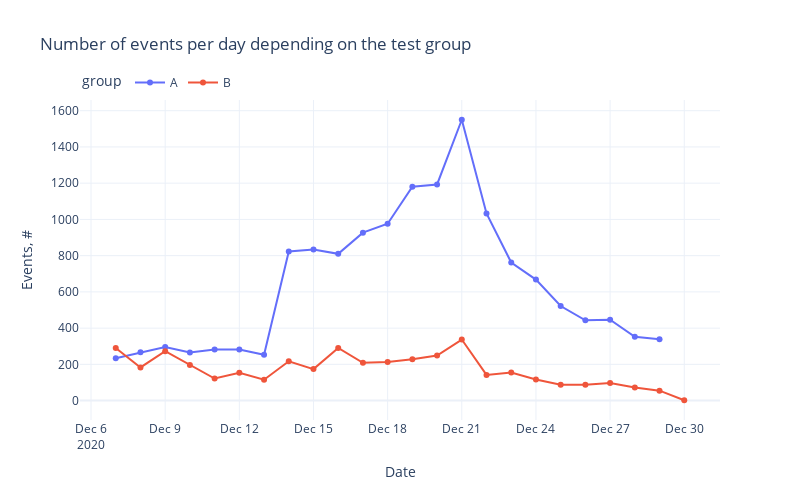

Notebook code cell kept with this figure:
### Markdown cell above
## Исследовательский анализ данных

Посмотрим, какие основные зависимости в данных мы можем найти: как пользователи совершали события, сколько прошло по воронке, 

### Анализ количества событий

Сначала проверим общее количество событий по группам, а потом - на пользователя.

### Code cell
df_temp = (
    pd.pivot_table(
        data=df_summary,
        index=['event_date', 'group'],
        values='event_name',
        aggfunc='count'
    )
    .reset_index()
    .rename_axis('index', axis=1)
    .rename(columns={'event_name': 'event_count'})
)

fig = px.line(
    df_temp,
    x='event_date',
    y='event_count',
    color='group',
    markers=True,
    title='Number of events per day depending on the test group',
    labels=dict(event_date='Date', event_count='Events, #'),
    width=FIG_WIDTH * 100,
    height=FIG_HEIGHT * 100,
    template='plotly_white'
)
fig.update_layout(
    legend=dict(orientation='h', yanchor='top', y=1.1, x=0), hovermode='x unified'
)
fig.show()

### Figure 1 — Plotly figure (JSON) as saved in the notebook; plotly's stock layout.template omitted (floating-point values rounded to 4 significant figures)
{"data": [{"hovertemplate": "group=A<br>Date=%{x}<br>Events, #=%{y}<extra></extra>", "legendgroup": "A", "line": {"color": "#636efa", "dash": "solid"}, "marker": {"symbol": "circle"}, "mode": "markers+lines", "name": "A", "orientation": "v", "showlegend": true, "type": "scatter", "x": ["2020-12-07T00:00:00", "2020-12-08T00:00:00", "2020-12-09T00:00:00", "2020-12-10T00:00:00", "2020-12-11T00:00:00", "2020-12-12T00:00:00", "2020-12-13T00:00:00", "2020-12-14T00:00:00", "2020-12-15T00:00:00", "2020-12-16T00:00:00", "2020-12-17T00:00:00", "2020-12-18T00:00:00", "2020-12-19T00:00:00", "2020-12-20T00:00:00", "2020-12-21T00:00:00", "2020-12-22T00:00:00", "2020-12-23T00:00:00", "2020-12-24T00:00:00", "2020-12-25T00:00:00", "2020-12-26T00:00:00", "2020-12-27T00:00:00", "2020-12-28T00:00:00", "2020-12-29T00:00:00"], "xaxis": "x", "y": [234, 267, 296, 265, 282, 282, 253, 823, 834, 810, 927, 976, 1180, 1193, 1550, 1033, 762, 668, 522, 443, 446, 352, 339], "yaxis": "y"}, {"hovertemplate": "group=B<br>Date=%{x}<br>Events, #=%{y}<extra></extra>", "legendgroup": "B", "line": {"color": "#EF553B", "dash": "solid"}, "marker": {"symbol": "circle"}, "mode": "markers+lines", "name": "B", "orientation": "v", "showlegend": true, "type": "scatter", "x": ["2020-12-07T00:00:00", "2020-12-08T00:00:00", "2020-12-09T00:00:00", "2020-12-10T00:00:00", "2020-12-11T00:00:00", "2020-12-12T00:00:00", "2020-12-13T00:00:00", "2020-12-14T00:00:00", "2020-12-15T00:00:00", "2020-12-16T00:00:00", "2020-12-17T00:00:00", "2020-12-18T00:00:00", "2020-12-19T00:00:00", "2020-12-20T00:00:00", "2020-12-21T00:00:00", "2020-12-22T00:00:00", "2020-12-23T00:00:00", "2020-12-24T00:00:00", "2020-12-25T00:00:00", "2020-12-26T00:00:00", "2020-12-27T00:00:00", "2020-12-28T00:00:00", "2020-12-29T00:00:00", "2020-12-30T00:00:00"], "xaxis": "x", "y": [290, 183, 273, 196, 122, 154, 115, 217, 174, 291, 209, 213, 228, 249, 337, 142, 155, 117, 88, 88, 97, 72, 55, 2], "yaxis": "y"}], "layout": {"height": 500, "hovermode": "x unified", "legend": {"orientation": "h", "title": {"text": "group"}, "tracegroupgap": 0, "x": 0, "y": 1.1, "yanchor": "top"}, "title": {"text": "Number of events per day depending on the test group"}, "width": 800, "xaxis": {"anchor": "y", "domain": [0, 1], "title": {"text": "Date"}}, "yaxis": {"anchor": "x", "domain": [0, 1], "title": {"text": "Events, #"}}}}
